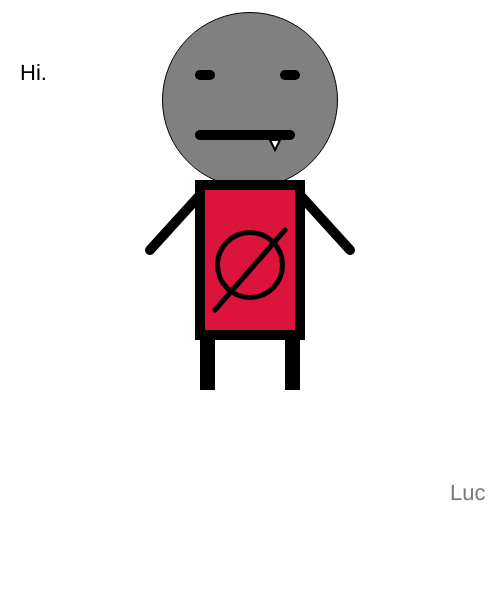
Frame 1 (no input)
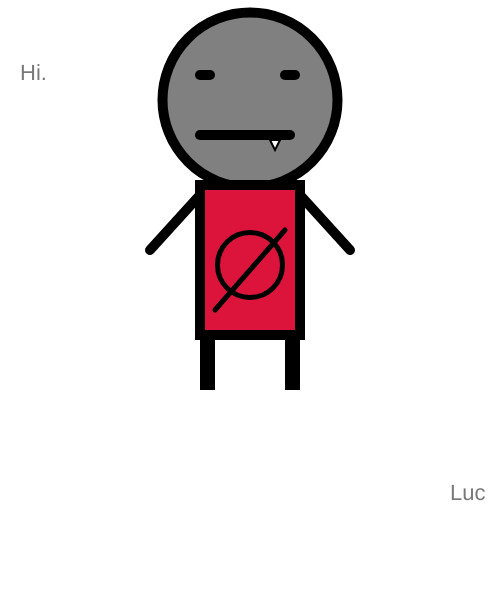
Frame 60 (no input)
Frame 120 (the mouse pressed at the canvas centre since frame 60): identical to frame 60, image omitted

The p5.js sketch that drew these frames (run headless with seeded random() and noise() and a simulated clock; from frame 60 on, the mouse is pressed at the canvas centre):

// p5.js sketch
// ── sketch.js
function setup(){
    createCanvas(500,600);
}

function draw()
{
    background(255,255,255);
    textSize(22)
    text("Hi.", 20,80);

    // head
    fill(128,128,128);
    circle(250,100,175);
   
    // eyes
    strokeWeight(10);
    fill(0);
    line(200, 75, 210, 75);
    line(285, 75, 295, 75);
    
    // mouth
    point(245, 135);
    line(200, 135, 290, 135);
    
    //fang
    strokeWeight(2);
    fill(255);
    triangle(270,140,275,150,280,140);

    // body
    strokeWeight(10);
    fill("crimson");
    rect(200,185,100,150);
    
    // decoration
    strokeWeight(5);
    ///triangle(220,320,250,220,280,320)
    circle(250,265,65);
    line(285,230,215,310);

    // right arm
    strokeWeight(10);

    fill(10, 24, 120);
    line(300,195,350,250);
    // left arm
    line(200,195,150,250);
    // left leg
    rect(205,335,5,50);
    // right leg
    rect(290,335,5,50);
    
    fill(120);
    textSize(22);
    textFont("Helvetica")
    text("Luc",450,500);


}
